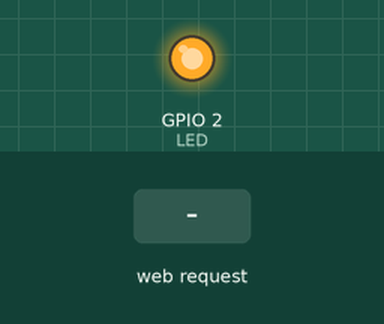
Recording of a sketch running on a simulated ESP8266 (NodeMCU). Shown: output pins drawn as LEDs (lit = HIGH). The test bench sets the inputs (shaded band). WiFi joins after 1.5 s; servers stay silent unless stated; what the sketch prints to the serial monitor is not drawn.

Above: at 2.7 s.
2.8 s: HTTP request GET /LED=OFF received
At 3.5 s:
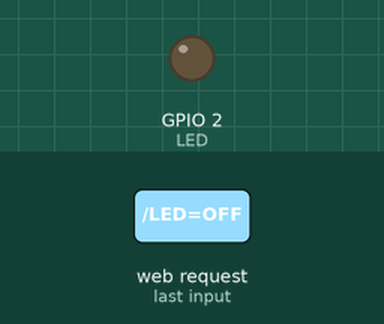
4.3 s: HTTP request GET /LED=ON received
At 4.6 s:
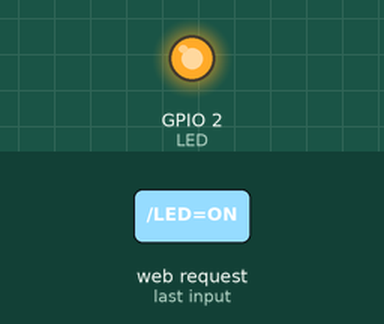
Timing chart, 0 to 7.3 s (numbered marks = the images above; inputs shaded):
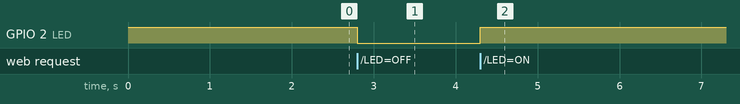

The sketch:

ledfun.ino
```cpp
#include <ESP8266WiFi.h>


const char* ssid = "ssid";
const char* password = "pass";

int LED = 2;                 // led connected to D0
WiFiServer server(80);

void setup()
{
  Serial.begin(115200);
  pinMode(LED, OUTPUT);
  digitalWrite(LED, HIGH);

  Serial.print("Connecting to WiFi ");
  WiFi.begin(ssid, password);
  while (WiFi.status() != WL_CONNECTED)
  {
    delay(500);
    Serial.print(".");
  }
  Serial.println("WiFi connected");

 /*-------- server started---------*/
  server.begin();
  Serial.println("Server started");

  /*------printing ip address--------*/
  Serial.print("IP Address of network: ");
  Serial.println(WiFi.localIP());
  Serial.print("Copy and paste the following URL: http://");
  Serial.print(WiFi.localIP());
  Serial.println("/");
}

void loop()
  {
    WiFiClient client = server.available();
    if (!client)
    {
      return;
    }
 // Serial.println("Waiting for new client");
  while(!client.available())
  {
    delay(1);
  }

  String request = client.readStringUntil('\r');
  Serial.println(request);
  client.flush();


  int value = 0;
  if (request.indexOf("/LED=ON") != -1)
  {
    digitalWrite(LED, HIGH);
    value = 1;
  }
  else if (request.indexOf("/LED=OFF") != -1)
  {
    digitalWrite(LED, LOW);
    value = 0;
  }
  else if (request.indexOf("/DATA") != -1)
  {
    value = -1;
  }

/*------------------Creating html page---------------------*/

  client.println("HTTP/1.1 200 OK");
  client.println("Content-Type: text/html");
  client.println("");
  client.println("<!DOCTYPE HTML>");
  client.println("<html>");


  if(value == 1)
  {
    client.print("LED is: ON");
  }
  if(value == 0)
  {
    client.print("LED is: OFF");
  }

  client.println("<br><br>");
  client.println("<a href=\"/LED=ON\"\"><button>LED ON</button></a>");
  client.println("<a href=\"/LED=OFF\"\"><button>LED OFF</button></a><br />");
  //client.println("<a href=\"/DATA\"\"><button>READ DATA</button></a><br />");
  client.println("</html>");

 // delay(1);
 // Serial.println("Client disonnected");
 // Serial.println("");

}
```

Measured:
- after the input at 2.8 s, GPIO 2 (LED): HIGH → LOW at once
- after the input at 4.3 s, GPIO 2 (LED): LOW → HIGH at once
